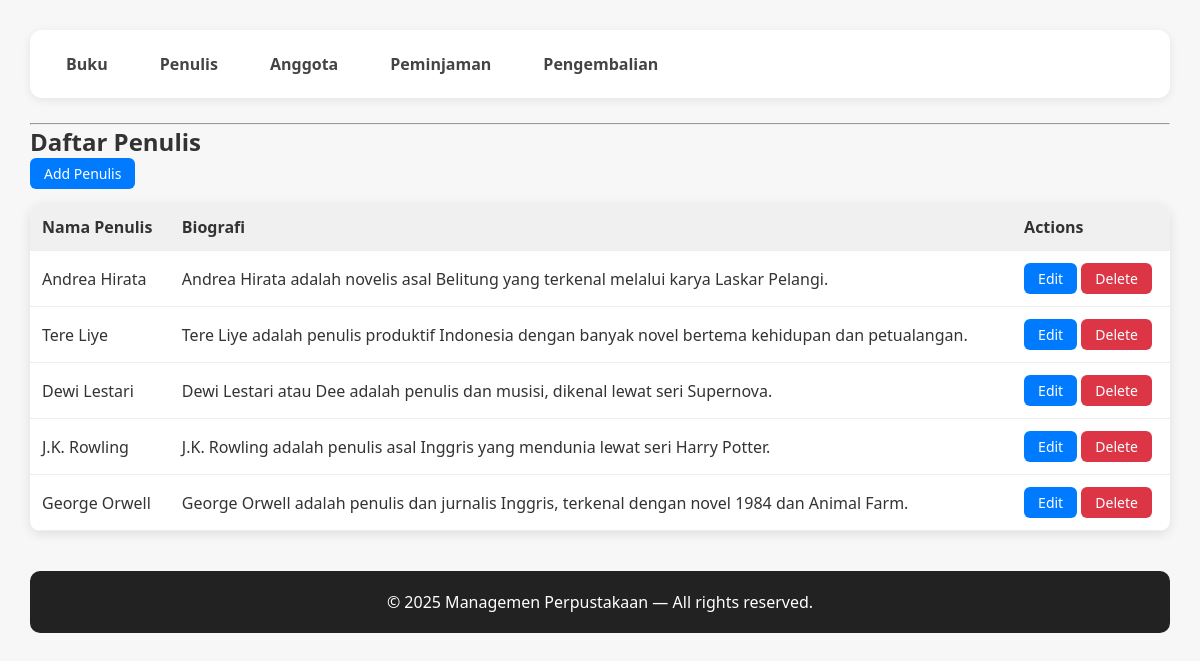
The app's page /index.php?entity=penulis with its own data.
### tables this page shows
CREATE TABLE `penulis` (
  `id_penulis` int(11) NOT NULL,
  `nama_penulis` varchar(255) NOT NULL,
  `bio` text NOT NULL
);

### models/Penulis.php (called while the page is built, shortened)
<?php
require_once "config/Database.php";
class Penulis{
    private $conn;
    private $table = "penulis";
    public function __construct(){
        $database = new Database();
        $this->conn = $database->getConnection();
    }
    public function getAll(){
        $query = "SELECT * FROM " . $this->table;
        $stmt = $this->conn->prepare($query);
        $stmt->execute();
        return $stmt->fetchAll(PDO::FETCH_ASSOC);
    }
}

### config/Database.php (called while the page is built, shortened)
<?php
class Database{
    private $host = "localhost";
    private $database = "db_perpus";
    private $username = "root";
    private $password = "";
    public function getConnection(){
        $this->conn = null;
        try {
            $this->conn = new PDO("mysql:host=" . $this->host . ";dbname=" . $this->database, $this->username, $this->password);
            $this->conn->setAttribute(PDO::ATTR_ERRMODE, PDO::ERRMODE_EXCEPTION);
        } catch (PDOException $exception) {
            echo "Connection error: " . $exception->getMessage();
        }
        return $this->conn;
    }
}

### viewmodels/PenulisViewModel.php (called while the page is built, shortened)
<?php
require_once 'models/Penulis.php';
class PenulisViewModel{
    private $penulis;
    public function __construct(){
        $this->penulis = new Penulis();
    }
    public function getPenulisList(){
        return $this->penulis->getAll();
    }
}

### views/listPenulis.php (the view)
<?php require_once 'views/templates/header.php'; ?>
<h2 class="mt-4">Daftar Penulis</h2>
<a href="index.php?entity=penulis&action=add" class="btn btn-primary" style="margin-bottom: 15px; display: inline-block;">Add Penulis</a>
<table class="w-full border mt-3">
    <tr>
        <th class="border px-4 py-2">Nama Penulis</th>
        <th class="border px-4 py-2">Biografi</th>
        <th class="border px-4 py-2">Actions</th>
    </tr>
    <?php foreach ($penulisList as $p): ?>
        <tr>
            <td class="border px-4 py-2"><?= htmlspecialchars($p['nama_penulis']); ?></td>
            <td class="border px-4 py-2"><?= htmlspecialchars($p['bio']); ?></td>
            <td class="border px-4 py-2">
                <a href="index.php?entity=penulis&action=edit&id_penulis=<?= $p['id_penulis']; ?>" class="btn btn-primary">Edit</a>
                <a href="index.php?entity=penulis&action=delete&id_penulis=<?= $p['id_penulis']; ?>"
                   onclick="return confirm('Hapus penulis ini?');" class="btn btn-danger">Delete</a>
            </td>
        </tr>
    <?php endforeach; ?>
</table>
<?php require_once 'views/templates/footer.php'; ?>

### views/templates/header.php (style rules this page uses)
* { margin: 0; padding: 0; box-sizing: border-box; font-family: "Segoe UI", sans-serif; }
body { background: #f7f7f7; padding: 30px; color: #333; }
table { width: 100%; border-collapse: collapse; background: white; border-radius: 10px; overflow: hidden; box-shadow: 0 3px 12px rgba(0, 0, 0, 0.1); }
th, td { padding: 12px; border-bottom: 1px solid #eee; }
th { background: #f0f0f0; font-weight: bold; text-align: left; }
.btn { padding: 6px 14px; border-radius: 6px; text-decoration: none; font-size: 14px; display: inline-block; }
.btn-primary { background: #007bff; color: white; }
.btn-danger { background: #dc3545; color: white; }

### records on screen
penulis: nama_penulis "Andrea Hirata", bio "Andrea Hirata adalah novelis asal Belitung yang terkenal melalui karya Laskar Pelangi."
penulis: nama_penulis "Tere Liye", bio "Tere Liye adalah penulis produktif Indonesia dengan banyak novel bertema kehidupan dan petualangan."
penulis: nama_penulis "Dewi Lestari", bio "Dewi Lestari atau Dee adalah penulis dan musisi, dikenal lewat seri Supernova."
penulis: nama_penulis "J.K. Rowling", bio "J.K. Rowling adalah penulis asal Inggris yang mendunia lewat seri Harry Potter."
penulis: nama_penulis "George Orwell", bio "George Orwell adalah penulis dan jurnalis Inggris, terkenal dengan novel 1984 dan Animal Farm."
